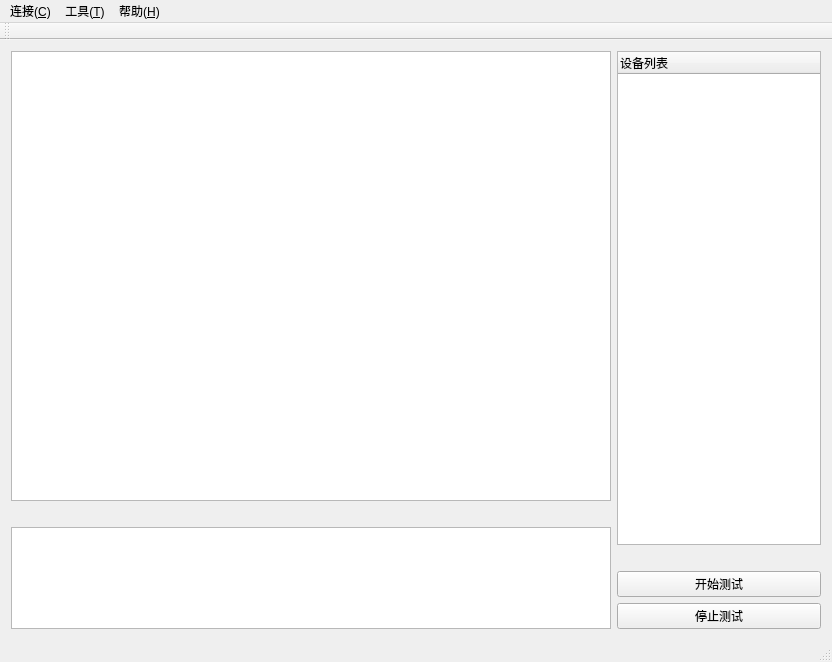
<?xml version="1.0" encoding="UTF-8"?>
<ui version="4.0">
 <class>MainWindow</class>
 <widget class="QMainWindow" name="MainWindow">
  <property name="geometry">
   <rect>
    <x>0</x>
    <y>0</y>
    <width>832</width>
    <height>662</height>
   </rect>
  </property>
  <property name="contextMenuPolicy">
   <enum>Qt::CustomContextMenu</enum>
  </property>
  <property name="windowTitle">
   <string>MainWindow</string>
  </property>
  <widget class="QWidget" name="centralWidget">
   <layout class="QFormLayout" name="formLayout">
    <item row="0" column="0">
     <layout class="QVBoxLayout" name="verticalLayout_2">
      <item>
       <widget class="QGraphicsView" name="graphicsView">
        <property name="minimumSize">
         <size>
          <width>600</width>
          <height>450</height>
         </size>
        </property>
        <property name="contextMenuPolicy">
         <enum>Qt::CustomContextMenu</enum>
        </property>
       </widget>
      </item>
      <item>
       <spacer name="horizontalSpacer">
        <property name="orientation">
         <enum>Qt::Horizontal</enum>
        </property>
        <property name="sizeHint" stdset="0">
         <size>
          <width>40</width>
          <height>20</height>
         </size>
        </property>
       </spacer>
      </item>
      <item>
       <widget class="QTextBrowser" name="textBrowser">
        <property name="minimumSize">
         <size>
          <width>256</width>
          <height>100</height>
         </size>
        </property>
        <property name="contextMenuPolicy">
         <enum>Qt::CustomContextMenu</enum>
        </property>
        <property name="documentTitle">
         <string>Report</string>
        </property>
       </widget>
      </item>
     </layout>
    </item>
    <item row="0" column="1">
     <layout class="QVBoxLayout" name="verticalLayout">
      <item>
       <widget class="QTreeWidget" name="treeWidget">
        <property name="contextMenuPolicy">
         <enum>Qt::CustomContextMenu</enum>
        </property>
        <column>
         <property name="text">
          <string>设备列表</string>
         </property>
        </column>
       </widget>
      </item>
      <item>
       <spacer name="horizontalSpacer_2">
        <property name="orientation">
         <enum>Qt::Horizontal</enum>
        </property>
        <property name="sizeHint" stdset="0">
         <size>
          <width>40</width>
          <height>20</height>
         </size>
        </property>
       </spacer>
      </item>
      <item>
       <widget class="QPushButton" name="pushButtonStartTest">
        <property name="text">
         <string>开始测试</string>
        </property>
       </widget>
      </item>
      <item>
       <widget class="QPushButton" name="pushButtonStopTest">
        <property name="text">
         <string>停止测试</string>
        </property>
       </widget>
      </item>
     </layout>
    </item>
   </layout>
  </widget>
  <widget class="QMenuBar" name="menuBar">
   <property name="geometry">
    <rect>
     <x>0</x>
     <y>0</y>
     <width>832</width>
     <height>21</height>
    </rect>
   </property>
   <widget class="QMenu" name="menu">
    <property name="title">
     <string>连接(&amp;C)</string>
    </property>
    <addaction name="actionOpen_O"/>
    <addaction name="actionClose_C"/>
    <addaction name="separator"/>
    <addaction name="actionExit_E"/>
   </widget>
   <widget class="QMenu" name="menuHelp_H">
    <property name="title">
     <string>帮助(&amp;H)</string>
    </property>
    <addaction name="actionAbout_A"/>
   </widget>
   <widget class="QMenu" name="menuTool_T">
    <property name="title">
     <string>工具(&amp;T)</string>
    </property>
    <addaction name="actionConfig_C"/>
   </widget>
   <addaction name="menu"/>
   <addaction name="menuTool_T"/>
   <addaction name="menuHelp_H"/>
  </widget>
  <widget class="QToolBar" name="mainToolBar">
   <attribute name="toolBarArea">
    <enum>TopToolBarArea</enum>
   </attribute>
   <attribute name="toolBarBreak">
    <bool>false</bool>
   </attribute>
  </widget>
  <widget class="QStatusBar" name="statusBar"/>
  <action name="actionOpen_O">
   <property name="text">
    <string>打开(&amp;O)</string>
   </property>
  </action>
  <action name="actionClose_C">
   <property name="text">
    <string>关闭(&amp;C)</string>
   </property>
  </action>
  <action name="actionExit_E">
   <property name="text">
    <string>退出(&amp;E)</string>
   </property>
  </action>
  <action name="actionConfig_C">
   <property name="text">
    <string>选项(&amp;P)</string>
   </property>
  </action>
  <action name="actionAbout_A">
   <property name="text">
    <string>关于(&amp;A)</string>
   </property>
  </action>
 </widget>
 <layoutdefault spacing="6" margin="11"/>
 <resources/>
 <connections/>
</ui>
